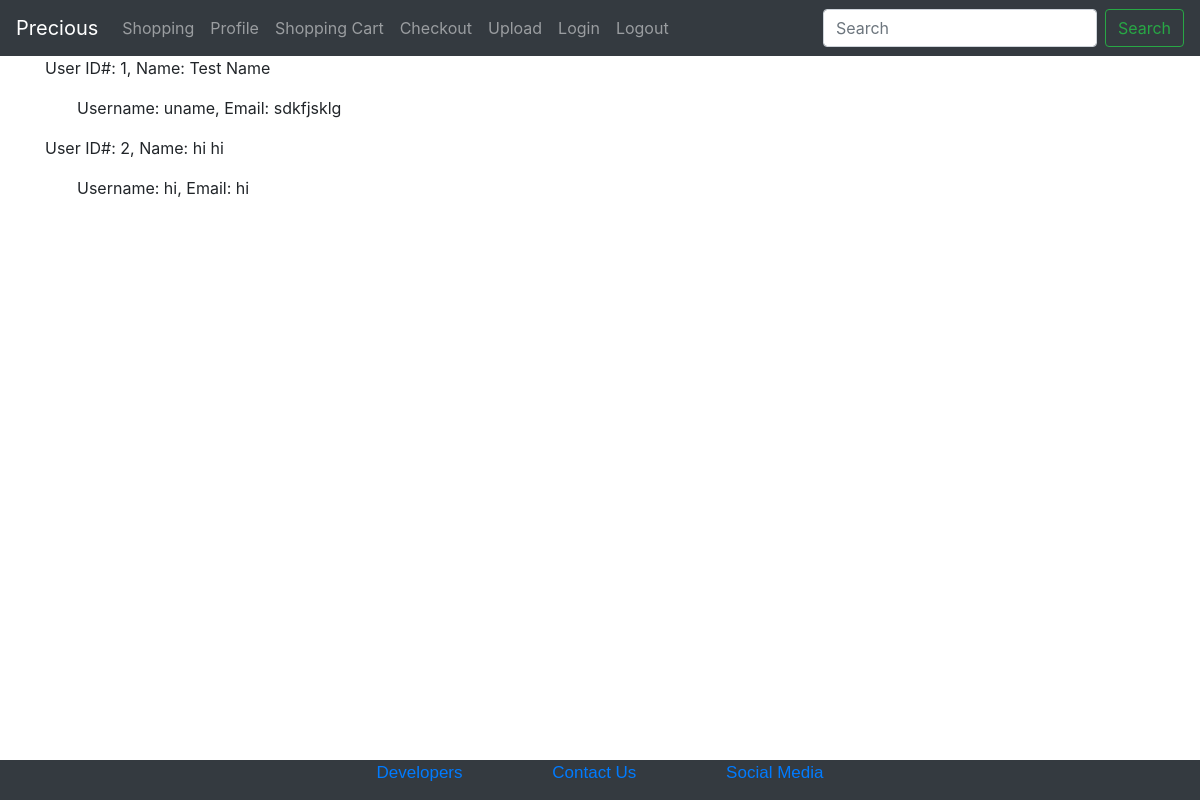
The app's page /viewUsers with its own data.
### app.py (models this page shows, shortened)
class User(db.Model):
    userid = db.Column(db.Integer, primary_key=True, autoincrement=True)
    first_name = db.Column(db.String(45), nullable=False)
    last_name = db.Column(db.String(45), nullable=False)
    email = db.Column(db.String(255), unique=True, nullable=False)
    username = db.Column(db.String(45), nullable=False)
    password = db.Column(db.String(60), nullable=False)
    create_time = db.Column(db.DateTime, nullable=False, default=datetime.now())
    items = db.relationship('Item', backref='user', lazy=True)
    carts = db.relationship('Cart', backref='user', lazy=True)

### app.py (the view)
@app.route("/viewUsers")
def viewUsers():
    return render_template('viewUsers.html', values=User.query.all())

### templates/viewUsers.html (shortened to what this page needs)
<!DOCTYPE html>
<!DOCTYPE html>
{% extends "layout.html" %}
{% block content %}
<html lang="en">
<head>
</head>
<body>
        {% for user in values %}
            <p>User ID#: {{user.userid}}, Name: {{user.first_name}} {{user.last_name}}</p>
            <p>&emsp;&emsp;Username: {{user.username}}, Email: {{user.email}}</p>
        {% endfor %}
</body>
</html>
{% endblock content %}

### records on screen
User: userid "1", first_name "Test", last_name "Name", username "uname", email "sdkfjsklg"
User: userid "2", first_name "hi", last_name "hi", username "hi", email "hi"
